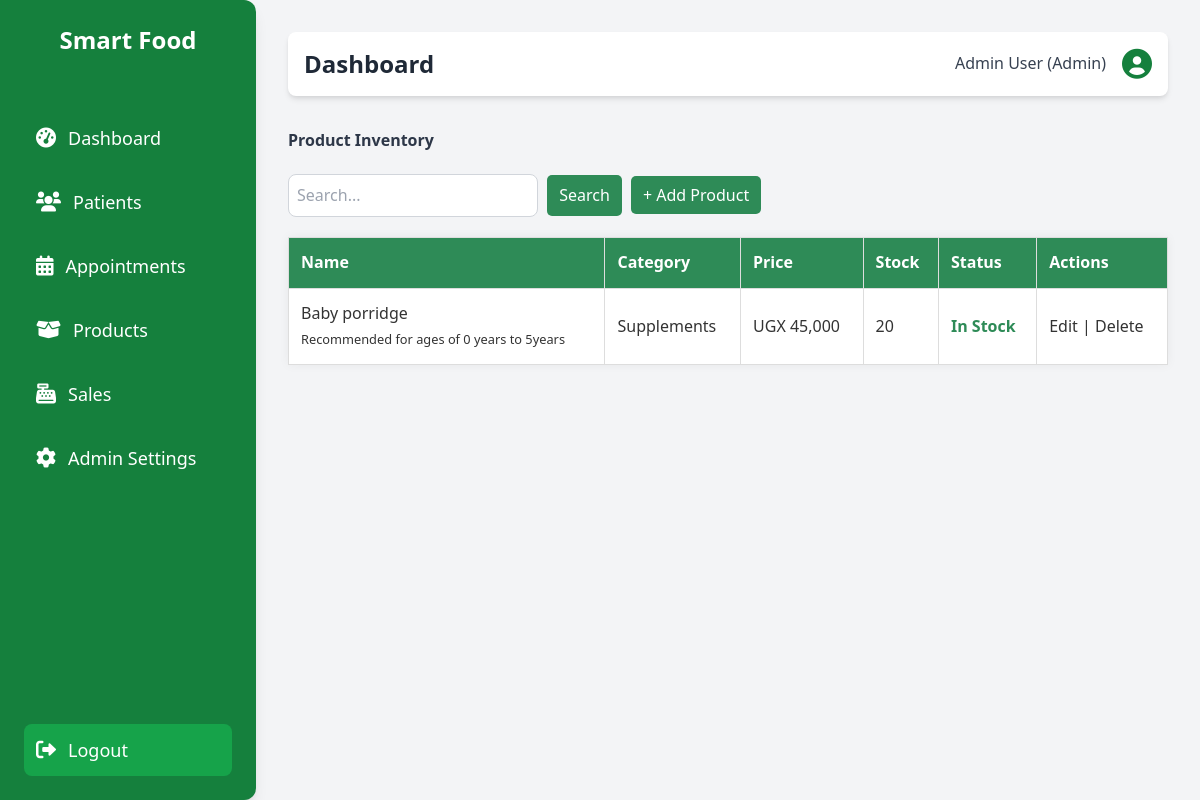
The page /products/index.php (signed in) on the database its author committed.
### tables this page shows
CREATE TABLE `products` (
  `id` int(11) NOT NULL,
  `product_name` varchar(255) NOT NULL,
  `description` text NOT NULL,
  `category` varchar(100) NOT NULL,
  `price` decimal(10,2) NOT NULL,
  `stock` int(11) NOT NULL,
  `created_at` timestamp NOT NULL DEFAULT current_timestamp()
);

### products/index.php (the view, shortened to what this page needs)
<?php
include('../includes/db_connect.php');
$search = $_GET['search'] ?? '';
$stmt = $pdo->prepare("SELECT * FROM products WHERE product_name LIKE :search ORDER BY id DESC");
$searchTerm = '%' . $search . '%';
$stmt->bindParam(':search', $searchTerm);
$stmt->execute();
$products = $stmt->fetchAll();
?>
<!DOCTYPE html>
<html>
<head>
  <link rel="stylesheet" href="../assets/css/style.css">
   <link rel="stylesheet" href="../assets/css/admin.css">
    <link rel="stylesheet" href="../assets/css/dashboard.css">
</head>
<body>
  <?php
  require_once __DIR__ . '/../includes/header.php';
  ?>
  <h2>Product Inventory</h2>
  <form method="GET" class="search-bar">
    <input type="text" name="search" placeholder="Search..." value="<?= htmlspecialchars($search) ?>">
    <button type="submit">Search</button>
    <a href="add.php">+ Add Product</a>
  </form>
  <table>
    <thead>
      <tr>
        <th>Name</th><th>Category</th><th>Price</th><th>Stock</th><th>Status</th><th>Actions</th>
      </tr>
    </thead>
    <tbody>
      <?php foreach ($products as $row): ?>
        <tr>
          <td>
            <?= htmlspecialchars($row['product_name']) ?><br>
            <small><?= htmlspecialchars($row['description']) ?></small>
          </td>
          <td><?= htmlspecialchars($row['category']) ?></td>
          <td>UGX <?= number_format($row['price']) ?></td>
          <td><?= htmlspecialchars($row['stock']) ?></td>
          <td class="<?= $row['stock'] <= 10 ? 'low-stock' : 'in-stock' ?>">
            <?= $row['stock'] <= 10 ? 'Low Stock' : 'In Stock' ?>
          </td>
          <td>
            <a href="edit.php?id=<?= $row['id'] ?>">Edit</a> |
            <a href="delete.php?id=<?= $row['id'] ?>" onclick="return confirm('Delete this product?')">Delete</a>
          </td>
        </tr>
      <?php endforeach; ?>
    </tbody>
  </table>
</body>
</html>

### assets/css/style.css (style rules this page uses)
body { margin: 0; padding: 0; line-height: 1.6; color: #333; -webkit-font-smoothing: antialiased; -moz-osx-font-smoothing: grayscale; }
:root { --font-family: Arial, sans-serif; --background-color: #f9f9f9; --text-color: #333; --primary-color: #2e8b57; --secondary-color: #388e3c; --hover-color: #3aa76d; --danger-color: #d9534f; --border-color: #ccc; --light-grey: #eaeaea; --table-stripe: #f8f9fa; --table-hover: #f1f8e9; --box-shadow: 0 0 10px rgba(0, 0, 0, 0.1); --border-radius: 8px; --transition: background-color 0.3s ease; }
h2 { margin-bottom: 20px; }
table { width: 100%; border-collapse: collapse; background: #fff; box-shadow: 0 0 10px rgba(0,0,0,0.05); }
th, td { padding: 12px; border: 1px solid #ddd; text-align: left; }
thead { background: var(--primary-color); color: white; }
.in-stock { color: var(--primary-color); font-weight: bold; }
.search-bar { margin-bottom: 20px; }
.search-bar input[type="text"] { padding: 8px; width: 250px; }
.search-bar button, .search-bar a { padding: 8px 12px; background: var(--primary-color); color: white; text-decoration: none; border: none; border-radius: 5px; margin-left: 5px; }
h1, h2, h3, h4, h5, h6 { font-weight: 600; color: #2d3748; }
input[type="text"], input[type="email"], input[type="password"], input[type="number"], input[type="date"], input[type="time"], select, textarea { border: 1px solid #d1d5db; border-radius: 0.5rem; padding: 0.75rem 1rem; width: 100%; box-sizing: border-box; transition: border-color 0.2s ease-in-out, box-shadow 0.2s ease-in-out; }

### assets/css/forms.css (style rules this page uses)
input[type="text"], input[type="email"], input[type="password"], input[type="number"], input[type="date"], input[type="time"], select, textarea { padding: 0.75rem 1rem; font-size: 1rem; }

### rows shown on the page
products: product_name "Baby porridge", description "Recommended for ages of 0 years to 5years", category "Supplements", price "45,000", stock "20", shows "In Stock"

### other values the page prints
SITE_NAME "Smart Food"
$pageTitle "Dashboard"
$_SESSION['full_name'] "Admin User"
$_SESSION['role'] "Admin"
